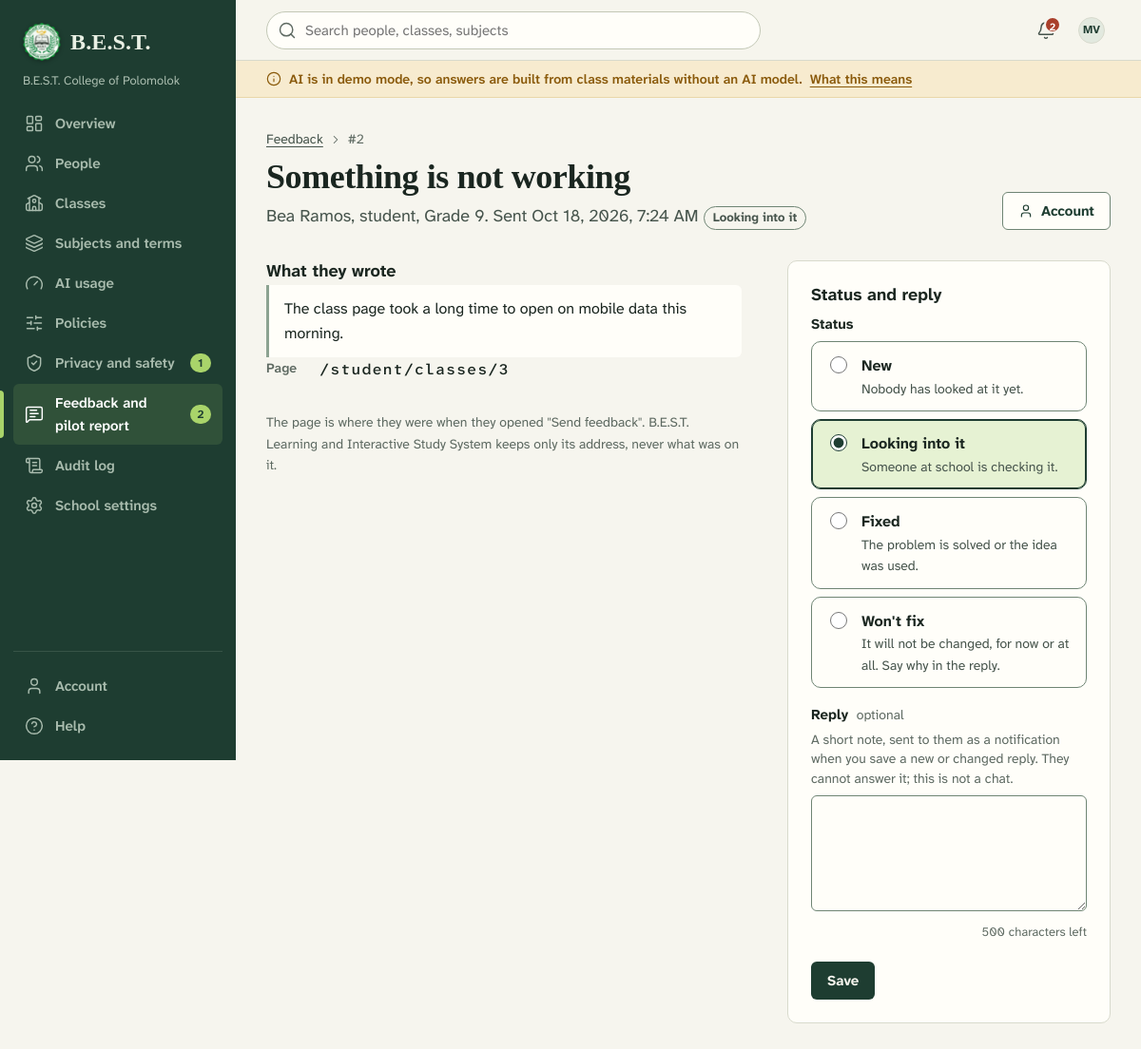
Screenshot of /public/admin/feedback/2 (signed in) with the database file from the repository.
### tables this page shows
CREATE TABLE users (
  id INT UNSIGNED NOT NULL AUTO_INCREMENT,
  organization_id INT UNSIGNED NOT NULL,
  role ENUM('admin','teacher','student') NOT NULL,
  status ENUM('invited','active','deactivated') NOT NULL DEFAULT 'invited',
  email VARCHAR(190) NOT NULL,
  password_hash VARCHAR(255) NULL,
  given_name VARCHAR(80) NOT NULL,
  family_name VARCHAR(80) NOT NULL,
  preferred_name VARCHAR(80) NULL,
  grade_level VARCHAR(40) NULL,
  avatar_path VARCHAR(255) NULL,
  language VARCHAR(8) NULL,
  timezone VARCHAR(64) NULL,
  preferences TEXT NULL,
  session_version INT UNSIGNED NOT NULL DEFAULT 1,
  is_demo TINYINT(1) NOT NULL DEFAULT 0,
  last_login_at DATETIME NULL,
  password_changed_at DATETIME NULL,
  deactivated_at DATETIME NULL,
  anonymized_at DATETIME NULL,
  created_at DATETIME NOT NULL DEFAULT CURRENT_TIMESTAMP,
  updated_at DATETIME NOT NULL DEFAULT CURRENT_TIMESTAMP,
  PRIMARY KEY (id),
  UNIQUE KEY uq_users_email (email),
  KEY idx_users_org_role (organization_id, role, status),
  KEY idx_users_org_name (organization_id, family_name, given_name),
  CONSTRAINT fk_users_org FOREIGN KEY (organization_id) REFERENCES organizations (id)
);

CREATE TABLE organizations (
  id INT UNSIGNED NOT NULL AUTO_INCREMENT,
  name VARCHAR(160) NOT NULL,
  short_name VARCHAR(60) NULL,
  slug VARCHAR(80) NOT NULL,
  logo_path VARCHAR(255) NULL,
  timezone VARCHAR(64) NOT NULL DEFAULT 'Asia/Manila',
  default_language VARCHAR(8) NOT NULL DEFAULT 'en',
  is_demo TINYINT(1) NOT NULL DEFAULT 0,
  created_at DATETIME NOT NULL DEFAULT CURRENT_TIMESTAMP,
  updated_at DATETIME NOT NULL DEFAULT CURRENT_TIMESTAMP,
  PRIMARY KEY (id),
  UNIQUE KEY uq_organizations_slug (slug)
);

CREATE TABLE site_feedback (
  id INT UNSIGNED NOT NULL AUTO_INCREMENT,
  organization_id INT UNSIGNED NOT NULL,
  user_id INT UNSIGNED NULL,
  user_role VARCHAR(20) NOT NULL,
  category ENUM('problem','confusing','idea') NOT NULL,
  body TEXT NOT NULL,
  page_path VARCHAR(200) NULL,
  status ENUM('new','looking','fixed','wont_fix') NOT NULL DEFAULT 'new',
  reply VARCHAR(500) NULL,
  replied_by INT UNSIGNED NULL,
  replied_at DATETIME NULL,
  created_at DATETIME NOT NULL DEFAULT CURRENT_TIMESTAMP,
  updated_at DATETIME NOT NULL DEFAULT CURRENT_TIMESTAMP,
  PRIMARY KEY (id),
  KEY idx_site_feedback_org (organization_id, status, created_at),
  KEY idx_site_feedback_time (organization_id, created_at),
  KEY idx_site_feedback_user (user_id, created_at),
  CONSTRAINT fk_site_feedback_org FOREIGN KEY (organization_id) REFERENCES organizations (id) ON DELETE CASCADE,
  CONSTRAINT fk_site_feedback_user FOREIGN KEY (user_id) REFERENCES users (id) ON DELETE SET NULL,
  CONSTRAINT fk_site_feedback_replier FOREIGN KEY (replied_by) REFERENCES users (id) ON DELETE SET NULL
);

### app/Views/admin/feedback_item.php (the view, shortened to what the rows shown need)
<?php
$id = (int) $item['id'];
[$sLabel, $sTone] = SiteFeedback::statusBadge((string) $item['status']);
$known = $item['given_name'] !== null && $item['anonymized_at'] === null;
?>
<div class="page-head">
  <div class="page-head__text">
    <h1 class="page-title"><?= e(SiteFeedback::categoryLabel((string) $item['category'])) ?></h1>
    <p class="page-lead"><?= e($known ? user_name($item) : t('Former account')) ?>, <?= e(lcfirst_u(role_label((string) $item['user_role']))) ?><?= $known && $item['grade_level'] ? ', ' . e((string) $item['grade_level']) : '' ?>. <?= e(t('Sent :date', ['date' => fmt_date($item['created_at'], 'datetime')])) ?> <?= badge($sLabel, $sTone) ?></p>
  </div>
</div>
<div class="layout-split">
  <section class="stack" aria-labelledby="said-title">
    <h2 class="section__title" id="said-title"><?= e(t('What they wrote')) ?></h2>
    <blockquote class="quote-block feedback-text"><?= e((string) $item['body']) ?></blockquote>
    <dl class="dl">
      <dt><?= e(t('Page')) ?></dt><dd><?= $item['page_path'] ? '<span class="code-text">' . e((string) $item['page_path']) . '</span>' : e(t('Not included')) ?></dd>
    </dl>
    <p class="meta"><?= e(t('The page is where they were when they opened "Send feedback". B.E.S.T. Learning and Interactive Study System keeps only its address, never what was on it.')) ?></p>
  </section>
  <aside>
    <form method="post" action="<?= e(url('/admin/feedback/' . $id)) ?>" class="panel" aria-labelledby="status-title" data-unsaved-warning>
      <h2 class="panel__title" id="status-title"><?= e(t('Status and reply')) ?></h2>
    </form>
  </aside>
</div>

### app/Views/layouts/app.php (shortened to what the rows shown need)
<?php
$user = auth_user();
$htmlClass = [];
$schoolLogo = $user && !empty($user['org_logo_path']) ? url('/school-logo') : null;
$aiDemo = Config::get('ai.provider', 'demo') === 'demo';
?><!doctype html>
<html lang="<?= e(Translator::locale() === 'fil' ? 'fil' : 'en') ?>" class="<?= e(implode(' ', $htmlClass)) ?>">
<head>
  <link rel="stylesheet" href="<?= e(asset('css/app.css')) ?>">
</head>
<body class="<?= e(trim(($page_class ?? '') . ($aiDemo ? ' has-demo-band' : ''))) ?>" data-role="<?= e($user['role'] ?? '') ?>" data-i18n="<?= json_attr(ScriptStrings::common()) ?>"<?php if (!empty($katex)): ?> data-katex-css="<?= e(asset('vendor/katex/katex.min.css')) ?>" data-katex-js="<?= e(asset('vendor/katex/katex.min.js')) ?>" data-katex-render="<?= e(asset('vendor/katex/auto-render.min.js')) ?>"<?php endif; ?>>
<div class="shell">
  <aside class="spine" id="spine" aria-label="<?= e(t('Main navigation')) ?>">
    <a class="brand" href="<?= e(url(home_path())) ?>">
      <?= partial('seal', ['size' => 40, 'class' => 'brand__mark', 'logo' => $schoolLogo]) ?>
      <span class="brand__name"><?= e(Config::get('app.short_name', 'B.E.S.T.')) ?></span>
    </a>
    <?php if ($user): ?>
      <p class="spine__school"><?= e($user['org_name']) ?></p>
    <?php endif; ?>
    <nav aria-label="<?= e(t('Main')) ?>">
      <ul class="nav">
      </ul>
    </nav>
    <div class="spine__foot">
      <ul class="nav">
      </ul>
    </div>
  </aside>
  <div class="workspace">
    <header class="topbar">
      <form class="topbar__search" role="search" action="<?= e(url('/search')) ?>" method="get" id="global-search">
        <input id="global-search-input" type="search" name="q" value="<?= e((string) ($_GET['q'] ?? '')) ?>"
               placeholder="<?= e($user && $user['role'] === 'admin' ? t('Search people, classes, subjects') : t('Search classes, work and materials')) ?>" autocomplete="off">
      </form>
      <div class="topbar__actions">
        <details class="menu" data-menu>
          <summary class="icon-btn" aria-label="<?= e(t('Account menu')) ?>">
            <?= partial('avatar', ['person' => $user, 'size' => 'sm']) ?>
          </summary>
        </details>
      </div>
    </header>
    <main class="main" id="main" tabindex="-1">
      <?= $content ?>
    </main>
  </div>
</div>
</body>
</html>

### app/Views/partials/avatar.php
<?php
$size = $size ?? '';
$class = 'avatar' . ($size ? ' avatar--' . $size : '');
?>
<span class="<?= e($class) ?>" aria-hidden="true"><?php if (!empty($person['avatar_path']) && !empty($person['id'])): ?><img src="<?= e(url('/avatars/' . (int) $person['id'])) ?>" alt=""><?php else: ?><?= e(initials($person)) ?><?php endif; ?></span>

### rows the page displays
users: organization.short_name "B.E.S.T.", organization.name "B.E.S.T. College of Polomolok", q "Search people, classes, subjects", initials($person) "MV"
site_feedback: category "Something is not working", user.family_name "Bea Ramos", user_role "student", user.grade_level "Grade 9", created_at "Sent Oct 18, 2026, 7:24 AM", body "The class page took a long time to open on mobile data this morning.", page_path "/student/classes/3"

### other values shown
$item['label'] "Overview"
$item['label'] "People"
$item['label'] "Classes"
$item['label'] "Subjects and terms"
$item['label'] "AI usage"
$item['label'] "Policies"
$item['label'] "Privacy and safety"
$item['count'] "1"
$item['label'] "Feedback and pilot report"
$item['count'] "2"
$item['label'] "Audit log"
$item['label'] "School settings"
$item['label'] "Account"
$item['label'] "Help"
$unread "2"
